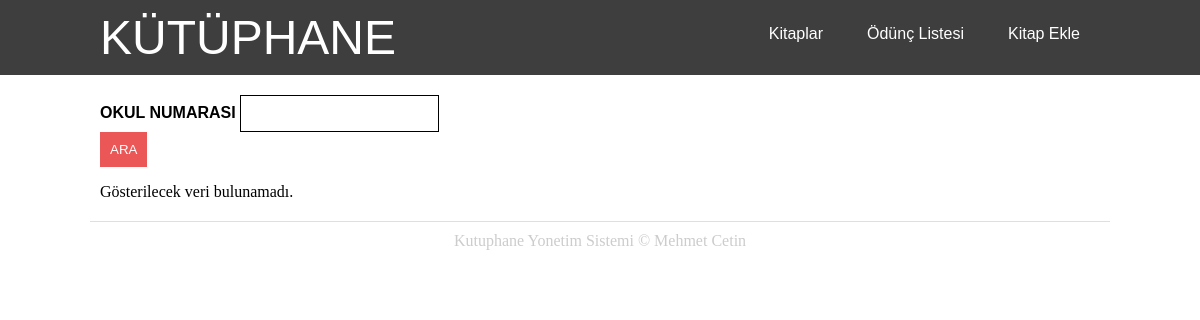
Page /odunc on the earlier database version.
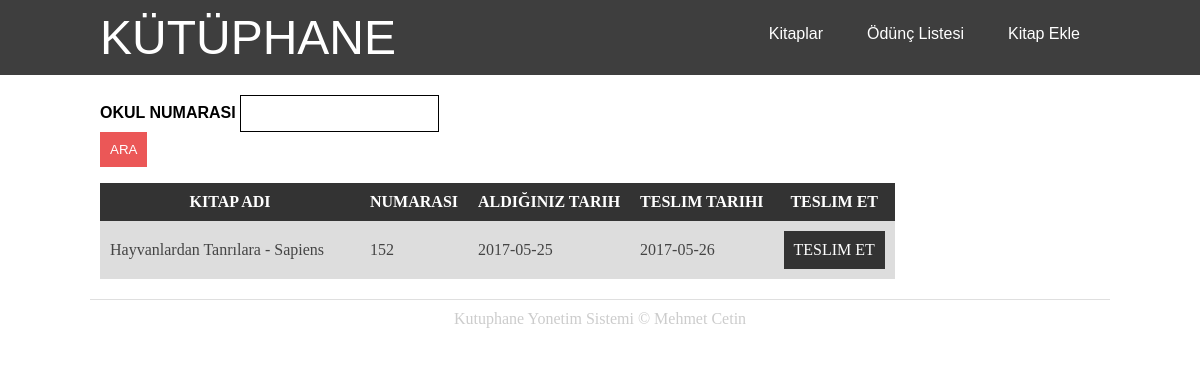
Same page on the later database version.
### tables this page shows
CREATE TABLE `odunc` (
  `id` int(11) NOT NULL,
  `ogrenci` varchar(100) NOT NULL,
  `tarih` date NOT NULL,
  `teslim` date NOT NULL,
  `kitap` int(11) NOT NULL
);

CREATE TABLE `kitap` (
  `id` int(11) NOT NULL,
  `ad` varchar(150) NOT NULL,
  `yazar` int(11) NOT NULL,
  `ozet` text NOT NULL,
  `isbn` varchar(13) NOT NULL,
  `yayin` int(11) NOT NULL,
  `yil` int(11) NOT NULL,
  `kaynak` varchar(300) NOT NULL,
  `resim` varchar(300) NOT NULL,
  `konum` varchar(50) NOT NULL
);

### app/routes/Borrow.php (called while the page is built, shortened)
<?php
class Borrow{
    public function index(){
        global $db;
        render("borrow/view",["db"=>$db]);
    }
}

### index.php (called while the page is built)
<?php
require_once 'init.php';

### app/app.php (called while the page is built)
<?php
return [
    'resources' => [
        '/' => 'routes/Home@index',
        '/kitaplar' => 'routes/Books@index',
        '/kitaplar/detay' => 'routes/Books@detail',
        '/kitaplar/odunc' => 'routes/Books@borrow',
        '/kitaplar/ekle' => 'routes/Books@add',
        '/kitaplar/eklePost' => 'routes/Books@ekle',
        '/odunc' => 'routes/Borrow@index',
        '/odunc/teslim' => 'routes/Borrow@back',
    ]
];

### app/templates/borrow/view.php (the view, shortened to what this page needs)
<form action="/odunc" method="post">
   <h4> OKUL NUMARASI <input type="text" name="numara" value="<?= @$_POST['numara'] ?>" class="odunc" required > </h4>
   <input class="odbutton" type="submit" value = "ara">
</form>
<?php
if($_POST) {
    $where = " where odunc.ogrenci=" . $_POST["numara"];
} else {
    $where = "";
}
$query = $db->query(
"SELECT *,odunc.id as odid FROM odunc INNER JOIN kitap ON odunc.kitap = kitap.id" . $where,
PDO::FETCH_OBJ
);
if(!$query->rowCount()){
    echo "Gösterilecek veri bulunamadı.";
}
    else {
        ?>
        <table cellpadding="0" cellspacing="0">
            <tr>
                <th>kitap adı</th>
                <th>Numarasi</th>
                <th>aldığınız tarih</th>
                <th>teslim tarihi</th>
                <th>teslim et</th>
            </tr>
            <?php foreach($query as $qu):?>
             <tr>
                <td><?=$qu->ad?></td>
                <td><?=$qu->ogrenci?></td>
                <td><?=$qu->tarih?></td>
                <td><?=$qu->teslim?></td>
                <td><a class="give" o-kitap="<?= $qu->ad ?>" o-numara="<?= $qu->ogrenci ?>" href="/odunc/teslim?id=<?=$qu->odid?>">teslim et</a></td>
            </tr>
            <?php endforeach;?>
        </table>
        <?php
    }
?>

### init.php (shortened to what this page needs)
<?php
$config = require('config.php');
$app = require('app/app.php');
$url = '/' . $_GET['route'];
foreach ($app['resources'] as $route => $resource) {
    preg_match('/([\/A-Za-z0-9]*)(@[a-z]*)?/', $route, $routeParts);
    $requested = $routeParts[1];
    $method = isset($routeParts[2]) ? $routeParts[2] : "";
    if ($url == $requested && (($_POST && $method == '@post') || (!$_POST && $method == '@get') || ($method == "") )) {
        preg_match('/([\/A-Za-z0-9]*)(@[a-z]*)?/', $resource, $parts);
        $controller = new $className();
        $controller->{str_replace('@', '', $parts[2])}();
    }
}
function render($tpl, $vars = []) {
    global $config;
    include($config['APP']['TEMPLATE_DIR'] . '/' . $tpl . '.php');
    $content = ob_get_contents();
    include($config['APP']['TEMPLATE_DIR'] . '/layout.php');
}

### app/templates/layout.php (shortened to what this page needs)
<html>
<head>
    <link rel="stylesheet" href="/style/style.css">
</head>
<body>
    <header>
        <div class="container">
            <div class="logo"><a href="/">KÜTÜPHANE</a></div>
            <nav>
                <a href="/kitaplar">Kitaplar</a>
                <a href="/odunc">Ödünç Listesi</a>
                <a href="/kitaplar/ekle">Kitap Ekle</a>
            </nav>
        </div>
    </header>
    <div class="container main-content">
        <?php echo $content ?>
    </div>
    <footer class="container">
        Kutuphane Yonetim Sistemi &copy; Mehmet Cetin
    </footer>
</body>
</html>

Differences in the rows shown:
added odunc: kitap.ad "Hayvanlardan Tanrılara - Sapiens", ogrenci "152", tarih "2017-05-25", teslim "2017-05-26"
Other differences:
list line gone: "Gösterilecek veri bulunamadı."
new list line: "KITAP ADI NUMARASI ALDIĞINIZ TARIH TESLIM TARIHI TESLIM ET"
